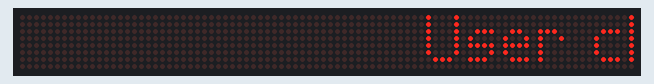
Bench run of a sketch on a simulated Arduino Uno, built with avr-gcc and run on an emulated ATmega328P. Parts: 88×8 LED matrix.

Above: at 0.45 s.
At 7.2 s:
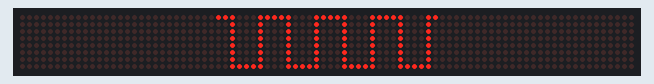
At 9.3 s:
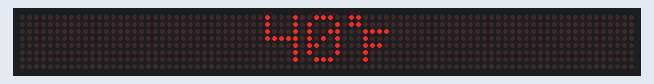
At 18.2 s:
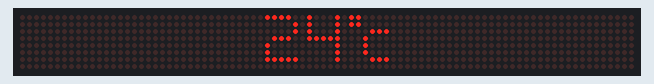
At 29.1 s:
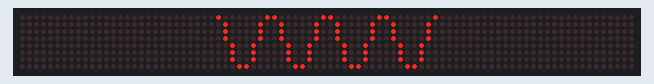
At 37.6 s:
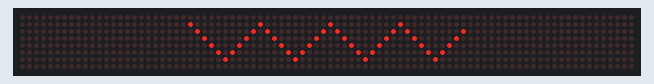

Measured:
- what the display in image 1 shows lasts 1.0 s, from 7.2 s to 8.2 s

The sketch:

Parola_CustomChars.ino
```cpp
// Program to exercise the MD_Parola library
//
// Demonstrate the use of single characters font file replacements.
//
// MD_MAX72XX library can be found at https://github.com/MajicDesigns/MD_MAX72XX
//

#include <MD_Parola.h>
#include <MD_MAX72xx.h>
#include <SPI.h>

// Define the number of devices we have in the chain and the hardware interface
// NOTE: These pin numbers will probably not work with your hardware and may
// need to be adapted
#define HARDWARE_TYPE MD_MAX72XX::PAROLA_HW
#define MAX_DEVICES 11

#define CLK_PIN   13
#define DATA_PIN  11
#define CS_PIN    10

// HARDWARE SPI
MD_Parola P = MD_Parola(HARDWARE_TYPE, CS_PIN, MAX_DEVICES);
// SOFTWARE SPI
//MD_Parola P = MD_Parola(HARDWARE_TYPE, DATA_PIN, CLK_PIN, CS_PIN, MAX_DEVICES);

#define PAUSE_TIME  1000

// Turn on debug statements to the serial output
#define  DEBUG  0

#if  DEBUG
#define PRINT(s, x) { Serial.print(F(s)); Serial.print(x); }
#define PRINTS(x) Serial.print(F(x))
#define PRINTX(x) Serial.println(x, HEX)
#else
#define PRINT(s, x)
#define PRINTS(x)
#define PRINTX(x)
#endif

uint8_t degC[] = { 6, 3, 3, 56, 68, 68, 68 }; // Deg C
uint8_t degF[] = { 6, 3, 3, 124, 20, 20, 4 }; // Deg F
uint8_t	waveSine[] = { 8, 1, 14, 112, 128, 128, 112, 14, 1 }; // Sine wave
uint8_t waveSqar[] = { 8, 1, 1, 255, 128, 128, 128, 255, 1 }; // Square wave
uint8_t waveTrng[] = { 10, 2, 4, 8, 16, 32, 64, 32, 16, 8, 4 }; // Triangle wave

// Global variables
typedef struct
{
  uint8_t spacing;  // character spacing
  const char *msg;  // message to display
} msgDef_t;

msgDef_t  M[] =
{
  { 1, "User char" },
  { 0, "~~~~" },
  { 1, "24$" },
  { 0, "++++" },
  { 1, "40&" },
  { 0, "^^^^" }
};
#define MAX_STRINGS  (sizeof(M)/sizeof(M[0]))

void setup(void)
{
  Serial.begin(57600);
  PRINTS("\n[Parola User Char Demo]");

  P.begin();

  P.addChar('$', degC);
  P.addChar('&', degF);
  P.addChar('~', waveSine);
  P.addChar('+', waveSqar);
  P.addChar('^', waveTrng);

  P.setCharSpacing(M[0].spacing);
  P.displayText(M[0].msg, PA_CENTER, P.getSpeed(), PAUSE_TIME, PA_SCROLL_LEFT, PA_SCROLL_LEFT);
}

void loop(void)
{
  static uint8_t	n = 1;

  if (P.displayAnimate())
  {
    P.setTextBuffer(M[n].msg);
    P.setCharSpacing(M[n].spacing);
    P.displayReset();
    n = (n + 1) % MAX_STRINGS;
  }
}
```
